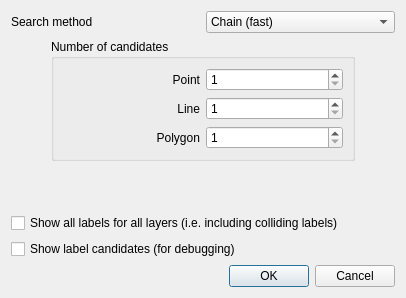
<?xml version="1.0" encoding="UTF-8"?>
<ui version="4.0">
 <class>QgsEngineConfigDialog</class>
 <widget class="QDialog" name="QgsEngineConfigDialog">
  <property name="geometry">
   <rect>
    <x>0</x>
    <y>0</y>
    <width>406</width>
    <height>298</height>
   </rect>
  </property>
  <property name="windowTitle">
   <string>Dialog</string>
  </property>
  <layout class="QVBoxLayout" name="verticalLayout">
   <item>
    <layout class="QHBoxLayout" name="horizontalLayout">
     <item>
      <widget class="QLabel" name="label">
       <property name="text">
        <string>Search method</string>
       </property>
      </widget>
     </item>
     <item>
      <widget class="QComboBox" name="cboSearchMethod">
       <item>
        <property name="text">
         <string>Chain (fast)</string>
        </property>
       </item>
       <item>
        <property name="text">
         <string>Popmusic Tabu</string>
        </property>
       </item>
       <item>
        <property name="text">
         <string>Popmusic Chain</string>
        </property>
       </item>
       <item>
        <property name="text">
         <string>Popmusic Tabu Chain</string>
        </property>
       </item>
       <item>
        <property name="text">
         <string>FALP (fastest)</string>
        </property>
       </item>
      </widget>
     </item>
    </layout>
   </item>
   <item>
    <layout class="QHBoxLayout" name="horizontalLayout_2">
     <item>
      <spacer name="horizontalSpacer">
       <property name="orientation">
        <enum>Qt::Horizontal</enum>
       </property>
       <property name="sizeType">
        <enum>QSizePolicy::Preferred</enum>
       </property>
       <property name="sizeHint" stdset="0">
        <size>
         <width>40</width>
         <height>20</height>
        </size>
       </property>
      </spacer>
     </item>
     <item>
      <widget class="QGroupBox" name="groupBox">
       <property name="title">
        <string>Number of candidates</string>
       </property>
       <layout class="QGridLayout" name="gridLayout">
        <item row="0" column="0">
         <widget class="QLabel" name="label_2">
          <property name="text">
           <string>Point</string>
          </property>
          <property name="alignment">
           <set>Qt::AlignRight|Qt::AlignTrailing|Qt::AlignVCenter</set>
          </property>
         </widget>
        </item>
        <item row="0" column="1">
         <widget class="QSpinBox" name="spinCandPoint">
          <property name="minimum">
           <number>1</number>
          </property>
          <property name="maximum">
           <number>999</number>
          </property>
         </widget>
        </item>
        <item row="1" column="0">
         <widget class="QLabel" name="label_3">
          <property name="text">
           <string>Line</string>
          </property>
          <property name="alignment">
           <set>Qt::AlignRight|Qt::AlignTrailing|Qt::AlignVCenter</set>
          </property>
         </widget>
        </item>
        <item row="1" column="1">
         <widget class="QSpinBox" name="spinCandLine">
          <property name="minimum">
           <number>1</number>
          </property>
          <property name="maximum">
           <number>999</number>
          </property>
         </widget>
        </item>
        <item row="2" column="0">
         <widget class="QLabel" name="label_4">
          <property name="text">
           <string>Polygon</string>
          </property>
          <property name="alignment">
           <set>Qt::AlignRight|Qt::AlignTrailing|Qt::AlignVCenter</set>
          </property>
         </widget>
        </item>
        <item row="2" column="1">
         <widget class="QSpinBox" name="spinCandPolygon">
          <property name="minimum">
           <number>1</number>
          </property>
          <property name="maximum">
           <number>999</number>
          </property>
         </widget>
        </item>
       </layout>
      </widget>
     </item>
     <item>
      <spacer name="horizontalSpacer_2">
       <property name="orientation">
        <enum>Qt::Horizontal</enum>
       </property>
       <property name="sizeType">
        <enum>QSizePolicy::Preferred</enum>
       </property>
       <property name="sizeHint" stdset="0">
        <size>
         <width>40</width>
         <height>20</height>
        </size>
       </property>
      </spacer>
     </item>
    </layout>
   </item>
   <item>
    <spacer name="verticalSpacer">
     <property name="orientation">
      <enum>Qt::Vertical</enum>
     </property>
     <property name="sizeHint" stdset="0">
      <size>
       <width>20</width>
       <height>40</height>
      </size>
     </property>
    </spacer>
   </item>
   <item>
    <widget class="QCheckBox" name="chkShowAllLabels">
     <property name="text">
      <string>Show all labels for all layers (i.e. including colliding labels)</string>
     </property>
    </widget>
   </item>
   <item>
    <widget class="QCheckBox" name="chkShowCandidates">
     <property name="text">
      <string>Show label candidates (for debugging)</string>
     </property>
    </widget>
   </item>
   <item>
    <widget class="QDialogButtonBox" name="buttonBox">
     <property name="orientation">
      <enum>Qt::Horizontal</enum>
     </property>
     <property name="standardButtons">
      <set>QDialogButtonBox::Cancel|QDialogButtonBox::Ok</set>
     </property>
    </widget>
   </item>
  </layout>
 </widget>
 <tabstops>
  <tabstop>cboSearchMethod</tabstop>
  <tabstop>spinCandPoint</tabstop>
  <tabstop>spinCandLine</tabstop>
  <tabstop>spinCandPolygon</tabstop>
  <tabstop>chkShowCandidates</tabstop>
  <tabstop>buttonBox</tabstop>
 </tabstops>
 <resources/>
 <connections>
  <connection>
   <sender>buttonBox</sender>
   <signal>rejected()</signal>
   <receiver>QgsEngineConfigDialog</receiver>
   <slot>reject()</slot>
   <hints>
    <hint type="sourcelabel">
     <x>316</x>
     <y>260</y>
    </hint>
    <hint type="destinationlabel">
     <x>286</x>
     <y>274</y>
    </hint>
   </hints>
  </connection>
 </connections>
</ui>
